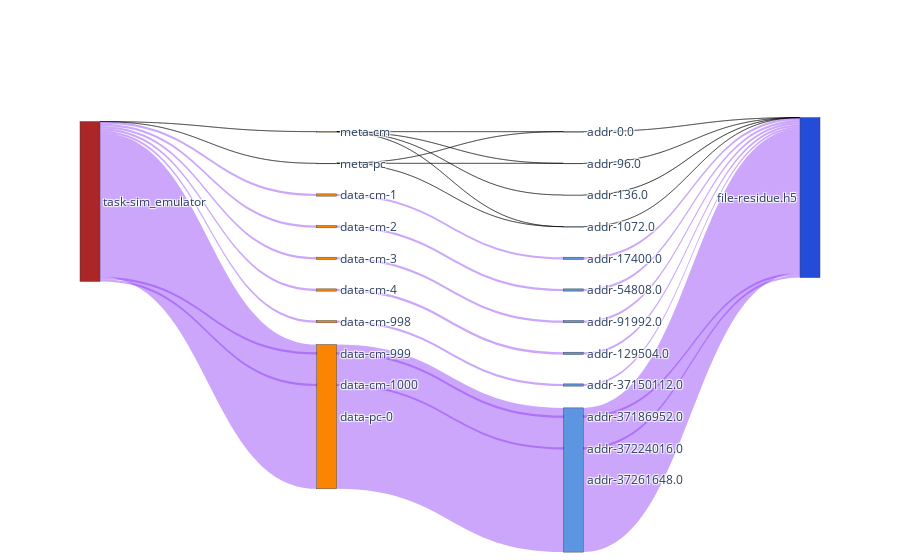

Notebook source saved alongside this figure:
### Code cell
sim_nodes, sim_nodes_dict = get_nodes_for_sankey(G_SIM, rm_tags=['sim'])

# print(node_ref2)

sim_links = get_links_for_sankey(G_SIM, sim_nodes_dict)
fig = go.Figure(go.Sankey(
            node = sim_nodes,
            link = sim_links, orientation='h'))
fig.show()
fig.write_html(f"{path}/sankey-sim_w-vol-vfd-.html")

### Figure 1 — Plotly figure (JSON) as saved in the notebook; plotly's stock layout.template omitted (floating-point values rounded to 4 significant figures)
{"data": [{"link": {"color": ["rgba(0, 0, 0, 0.41)", "rgba(0, 0, 0, 0.41)", "rgba(129, 39, 245, 0.41)", "rgba(129, 39, 245, 0.41)", "rgba(129, 39, 245, 0.41)", "rgba(129, 39, 245, 0.41)", "rgba(129, 39, 245, 0.41)", "rgba(129, 39, 245, 0.41)", "rgba(129, 39, 245, 0.41)", "rgba(129, 39, 245, 0.41)", "rgba(0, 0, 0, 0.41)", "rgba(0, 0, 0, 0.41)", "rgba(0, 0, 0, 0.41)", "rgba(0, 0, 0, 0.41)", "rgba(0, 0, 0, 0.41)", "rgba(0, 0, 0, 0.41)", "rgba(0, 0, 0, 0.41)", "rgba(129, 39, 245, 0.41)", "rgba(129, 39, 245, 0.41)", "rgba(129, 39, 245, 0.41)", "rgba(129, 39, 245, 0.41)", "rgba(129, 39, 245, 0.41)", "rgba(129, 39, 245, 0.41)", "rgba(129, 39, 245, 0.41)", "rgba(129, 39, 245, 0.41)", "rgba(0, 0, 0, 0.41)", "rgba(0, 0, 0, 0.41)", "rgba(0, 0, 0, 0.41)", "rgba(0, 0, 0, 0.41)", "rgba(129, 39, 245, 0.41)", "rgba(129, 39, 245, 0.41)", "rgba(129, 39, 245, 0.41)", "rgba(129, 39, 245, 0.41)", "rgba(129, 39, 245, 0.41)", "rgba(129, 39, 245, 0.41)", "rgba(129, 39, 245, 0.41)", "rgba(129, 39, 245, 0.41)"], "hoverinfo": "all", "label": ["ave_acc_size: 0.25 B", "ave_acc_size: 0.25 B", "ave_acc_size: 37.37 KB", "ave_acc_size: 37.15 KB", "ave_acc_size: 37.48 KB", "ave_acc_size: 37.57 KB", "ave_acc_size: 36.8 KB", "ave_acc_size: 37.03 KB", "ave_acc_size: 37.32 KB", "ave_acc_size: 2.4 MB", "ave_acc_size: 1 B", "ave_acc_size: 40 B", "ave_acc_size: 328 B", "ave_acc_size: 544 B", "ave_acc_size: 0.5 B", "ave_acc_size: 40 B", "ave_acc_size: 328 B", "ave_acc_size: 37.41 KB", "ave_acc_size: 37.18 KB", "ave_acc_size: 37.51 KB", "ave_acc_size: 37.61 KB", "ave_acc_size: 36.84 KB", "ave_acc_size: 37.06 KB", "ave_acc_size: 37.36 KB", "ave_acc_size: 2.4 MB", "ave_acc_size: 0.33 B", "ave_acc_size: 40 B", "ave_acc_size: 328 B", "ave_acc_size: 544 B", "ave_acc_size: 37.41 KB", "ave_acc_size: 37.18 KB", "ave_acc_size: 37.51 KB", "ave_acc_size: 37.61 KB", "ave_acc_size: 36.84 KB", "ave_acc_size: 37.06 KB", "ave_acc_size: 37.36 KB", "ave_acc_size: 2.4 MB"], "source": [0, 0, 0, 0, 0, 0, 0, 0, 0, 0, 1, 1, 1, 1, 2, 2, 2, 3, 4, 5, 6, 7, 8, 9, 10, 11, 12, 13, 14, 15, 16, 17, 18, 19, 20, 21, 22], "target": [1, 2, 3, 4, 5, 6, 7, 8, 9, 10, 11, 12, 13, 14, 11, 12, 13, 15, 16, 17, 18, 19, 20, 21, 22, 23, 23, 23, 23, 23, 23, 23, 23, 23, 23, 23, 23], "value": [1, 1, 37372, 37148, 37476, 37572, 36804, 37028, 37324, 2400000, 1, 40, 328, 544, 1, 40, 328, 37408, 37184, 37512, 37608, 36840, 37064, 37360, 2400000, 1, 40, 328, 544, 37408, 37184, 37512, 37608, 36840, 37064, 37360, 2400000]}, "node": {"color": ["#ab2626", "#fc8403", "#fc8403", "#fc8403", "#fc8403", "#fc8403", "#fc8403", "#fc8403", "#fc8403", "#fc8403", "#fc8403", "#5c95e0", "#5c95e0", "#5c95e0", "#5c95e0", "#5c95e0", "#5c95e0", "#5c95e0", "#5c95e0", "#5c95e0", "#5c95e0", "#5c95e0", "#5c95e0", "#234dd9"], "label": ["task-sim_emulator", "meta-cm", "meta-pc", "data-cm-1", "data-cm-2", "data-cm-3", "data-cm-4", "data-cm-998", "data-cm-999", "data-cm-1000", "data-pc-0", "addr-0.0", "addr-96.0", "addr-1072.0", "addr-136.0", "addr-17400.0", "addr-54808.0", "addr-91992.0", "addr-129504.0", "addr-37150112.0", "addr-37186952.0", "addr-37224016.0", "addr-37261648.0", "file-residue.h5"], "x": [0, 0.3333, 0.3333, 0.3333, 0.3333, 0.3333, 0.3333, 0.3333, 0.3333, 0.3333, 0.3333, 0.6667, 0.6667, 0.6667, 0.6667, 0.6667, 0.6667, 0.6667, 0.6667, 0.6667, 0.6667, 0.6667, 0.6667, 1], "y": [0, 0.08333, 0.1667, 0.25, 0.3333, 0.4167, 0.5, 0.5833, 0.6667, 0.75, 0.8333, 0.08333, 0.1667, 0.3333, 0.25, 0.4167, 0.5, 0.5833, 0.6667, 0.75, 0.8333, 0.9167, 1, 0]}, "orientation": "h", "type": "sankey"}], "layout": {}}
